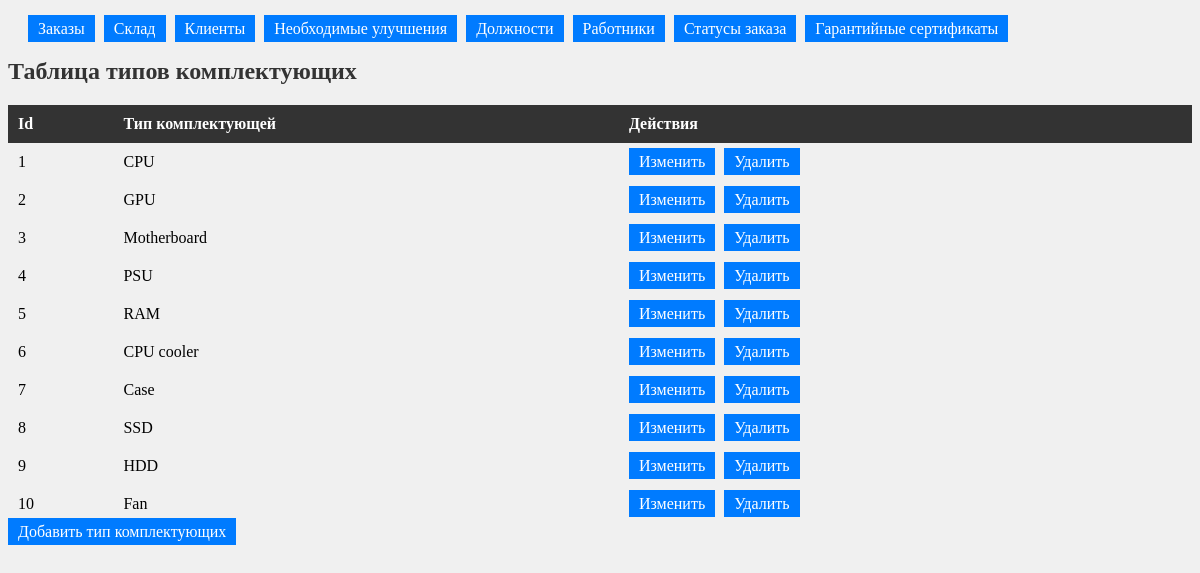
/server/php/tables/index_type.php, run on the app's committed database.
### tables this page shows
create table IF NOT EXISTS component_type (
  id_component_type int (10) AUTO_INCREMENT,
  pc_part_type varchar (20) NOT NULL,
  PRIMARY KEY (id_component_type)
);

### server/php/tables/index_type.php (the view, shortened to what this page needs)
<!DOCTYPE html>
<html lang="en">
<head>
    <link rel="stylesheet" href="../styles/styles.css">
</head>
<body>
    <div class="container">
        <div class="buttons">
            <a class='button' href="index.php">Заказы</a>
            <a class='button' href="index_stock.php">Склад</a>
            <a class='button' href="index_client.php">Клиенты</a>
            <a class='button' href="index_improve.php">Необходимые улучшения</a>
            <a class='button' href="index_position.php">Должности</a>
            <a class='button' href="index_employee.php">Работники</a>
            <a class='button' href="index_order_status.php">Статусы заказа</a>
            <a class='button' href="index_warranty.php">Гарантийные сертификаты</a>
        </div>
        <h1>Таблица типов комплектующих</h1>
        <table>
            <thead>
                <tr>
                    <th>Id</th>
                    <th>Тип комплектующей</th>
                    <th>Действия</th>
                </tr>
            </thead>
            <tbody>
                <?php
                    include("../config.php");
                    $result = mysqli_query($conn, "SELECT * FROM component_type");
                    while($row = mysqli_fetch_array($result)){
                        echo "<tr>
                                <td>{$row['id_component_type']}</td>
                                <td>{$row['pc_part_type']}</td>
                                <td>
                                    <a class='button' href='../update/update_type.php?id={$row['id_component_type']}'>Изменить</a>
                                    <a class='button' href='../delete/delete_type.php?id={$row['id_component_type']}'>Удалить</a>
                                </td>
                            </tr>";
                    }
                ?>
            </tbody>
        </table>
    </div>
    <a class='button' href="../create/add_type.php">Добавить тип комплектующих</a>
</body>
</html>

### server/php/styles/styles.css (style rules this page uses)
div.buttons { margin: 20px; }
h1 { color: #333; font-size: 24px; }
table { width: 100%; border-collapse: collapse; margin-top: 20px; }
thead tr { background-color: #333; color: #fff; }
td, th { padding: 10px; text-align: left; }
.button { padding: 5px 10px; background-color: #007bff; color: #fff; text-decoration: none; border: none; margin-right: 5px; }

### data on the page
component_type: id_component_type "1", pc_part_type "CPU"
component_type: id_component_type "2", pc_part_type "GPU"
component_type: id_component_type "3", pc_part_type "Motherboard"
component_type: id_component_type "4", pc_part_type "PSU"
component_type: id_component_type "5", pc_part_type "RAM"
component_type: id_component_type "6", pc_part_type "CPU cooler"
component_type: id_component_type "7", pc_part_type "Case"
component_type: id_component_type "8", pc_part_type "SSD"
component_type: id_component_type "9", pc_part_type "HDD"
component_type: id_component_type "10", pc_part_type "Fan"
